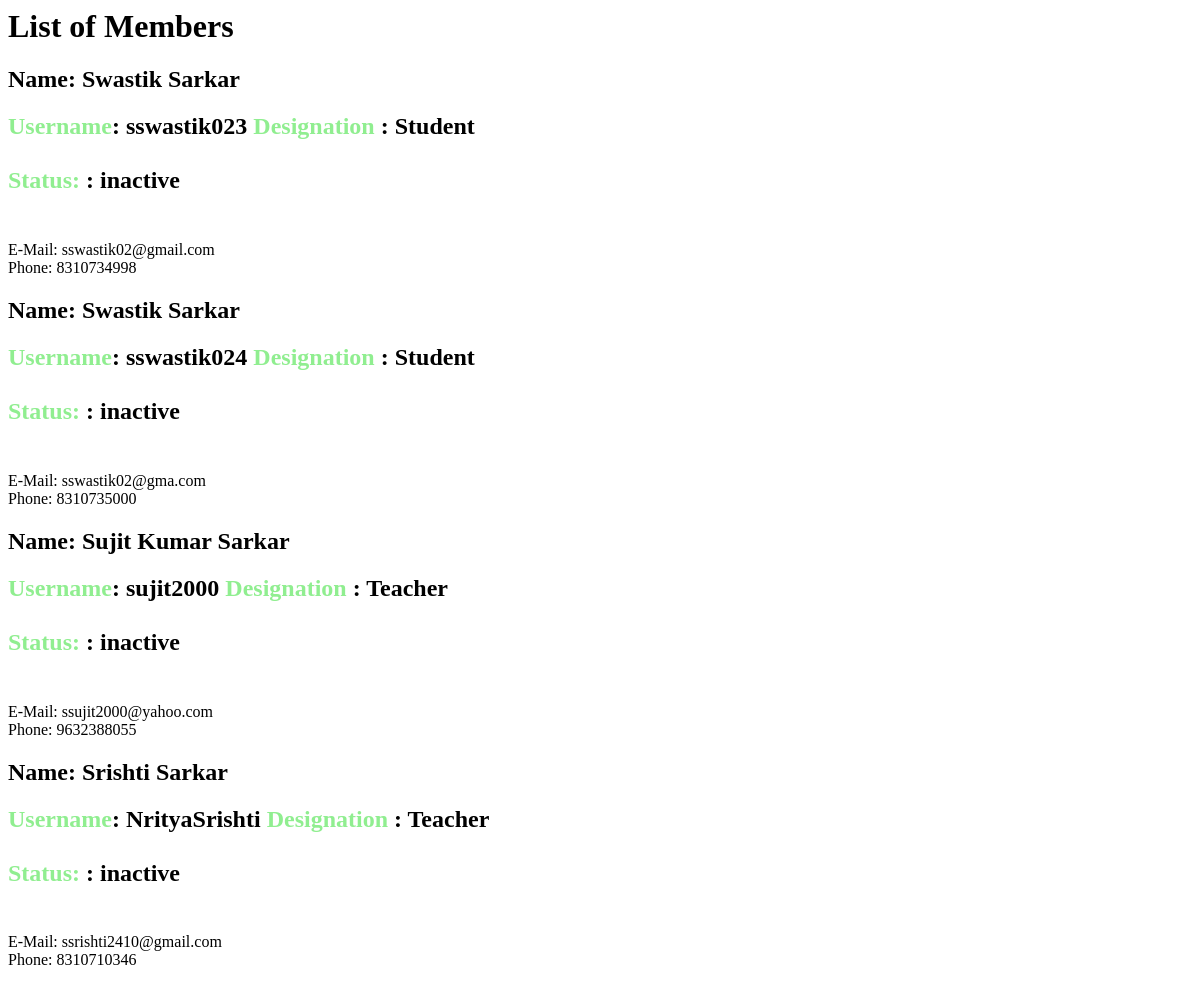
Page /list on the earlier database version.
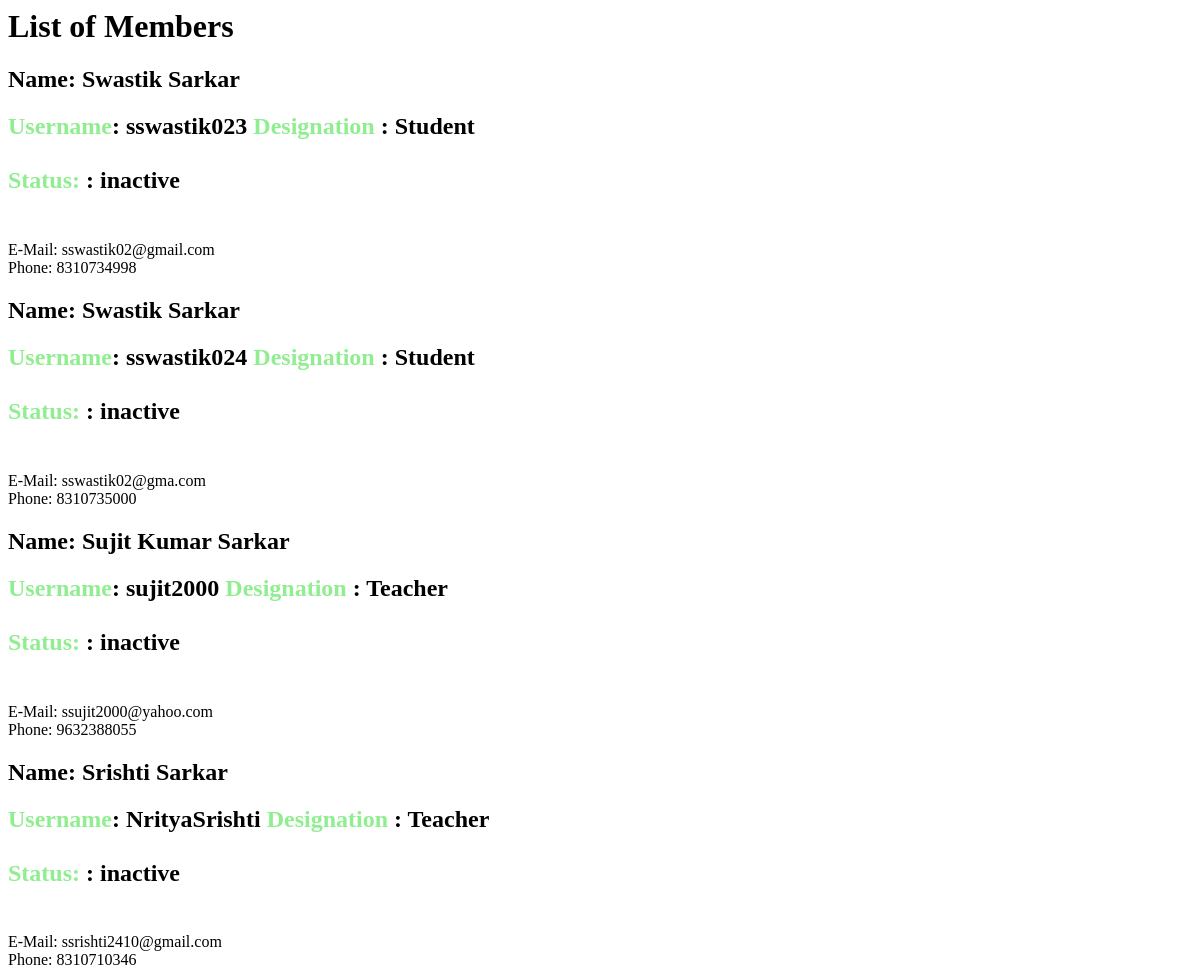
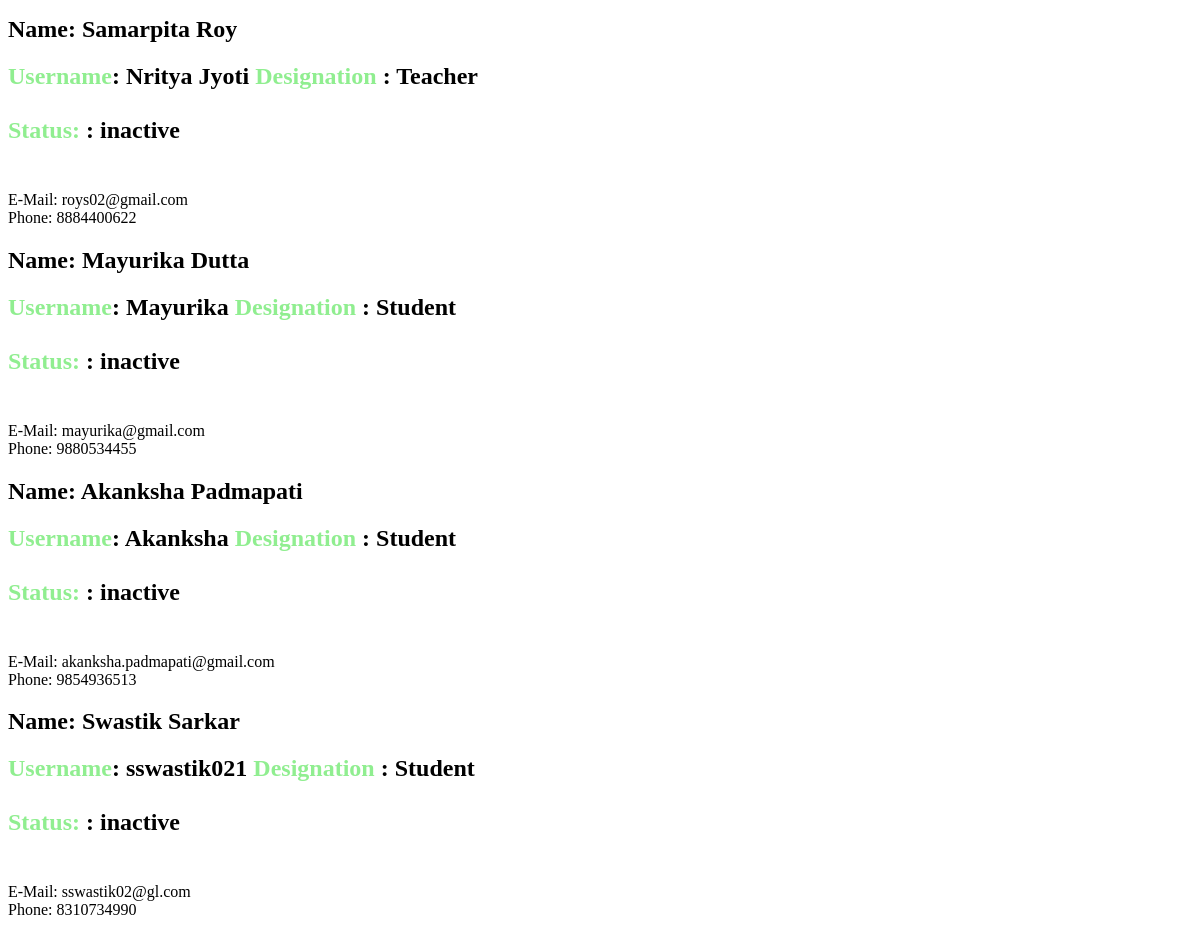
Same page on the later database version (2 pictures, top to bottom).
### member/models.py (models this page shows, shortened)
class  member (models.Model):
    first_name=models.CharField(max_length=50, help_text="First Name")
    last_name=models.CharField(max_length=50, help_text="Last Name")
    username=models.CharField(max_length=50,unique=True, help_text="Username")
    password=models.CharField(max_length=100,validators=[password_len_validator], help_text="Password")
    post=models.CharField(max_length=50,choices=post_choices,default='Student',verbose_name='Designation')
    mail=models.EmailField(max_length=100, unique=True, verbose_name="E-Mail")
    phone=models.IntegerField(validators=[phone_number_validator], unique=True, help_text="Phone No. (10 digits)")
    current=models.CharField(max_length=50,default="inactive")

### member/views.py (the view)
# urls.py: path('list', views.memberList, name="list"),
def memberList(request):
    members = member.objects.all()
    return render(request, 'memberList.html', {"members": members})

### member/templates/memberList.html
<h1>List of Members</h1>
 {% for member in members %}
    <h2>Name: {{member.first_name}} {{member.last_name}} <br> </h2>
    <h2><span style="color: lightgreen;">Username</span>:
        {{member.username}}
        <span style="color: lightgreen;"> Designation</span> :
         {{member.post}} <br><br>
         <span style="color: lightgreen;"> Status:</span> :
         {{member.current}} <br><br>
    </h2>
    <p>E-Mail: {{member.mail}} <br>Phone: {{member.phone}} </p>
 {% endfor %}

Differences in the rows shown:
added member: first_name "Samarpita", last_name "Roy", username "Nritya Jyoti", post "Teacher", current "inactive", mail "roys02@gmail.com", phone "8884400622"
added member: first_name "Mayurika", last_name "Dutta", username "Mayurika", post "Student", current "inactive", mail "mayurika@gmail.com", phone "9880534455"
added member: first_name "Akanksha", last_name "Padmapati", username "Akanksha", post "Student", current "inactive", mail "akanksha.padmapati@gmail.com", phone "9854936513"
added member: first_name "Swastik", last_name "Sarkar", username "sswastik021", post "Student", current "inactive", mail "sswastik02@gl.com", phone "8310734990"
